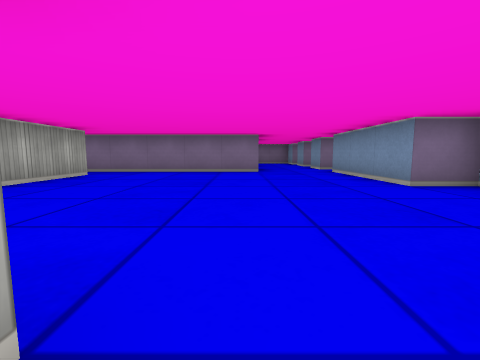
view 1 (above)

22 first-person views from a walk through a cub3D ray-caster map. The camera is about half as high as the walls, tilts 6° down and sees 90° across. The floor is counted in squares. Each view is taken from the middle of a square. On the plan, view 1 faces up. The plan holds only what a view shows up to about 9 squares ahead; the rest is blank.

view 2
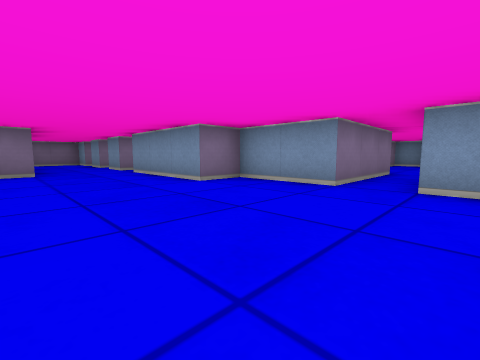

view 3
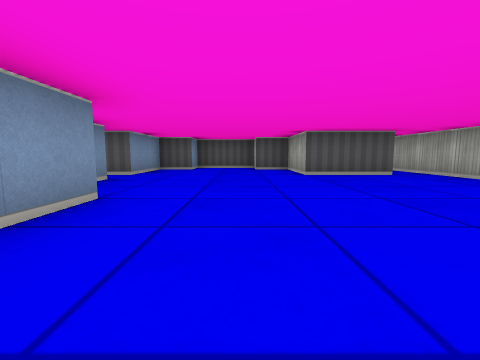

view 4
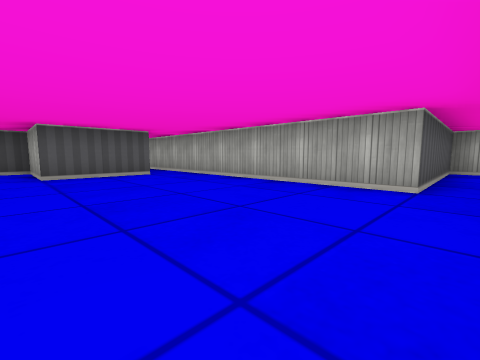

view 5
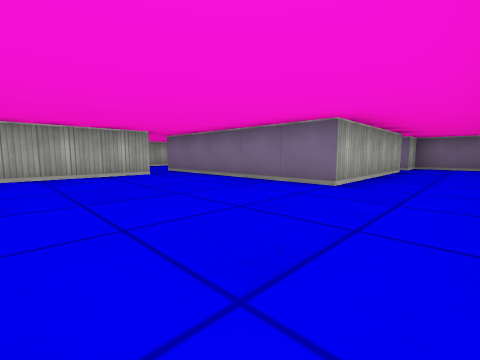

view 6
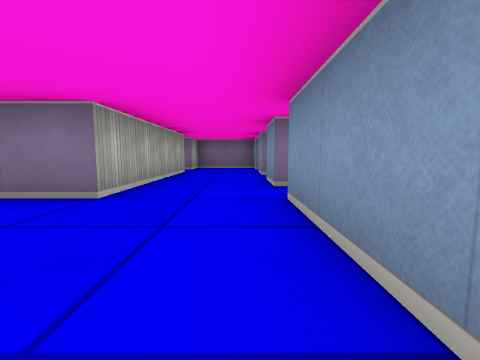

view 7
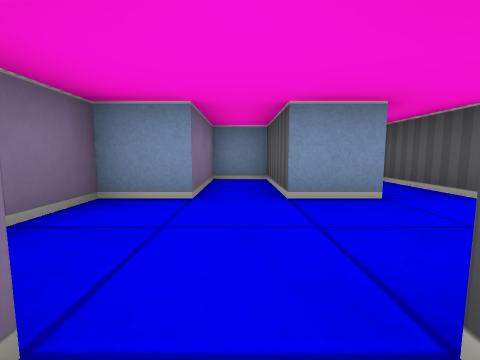

view 8
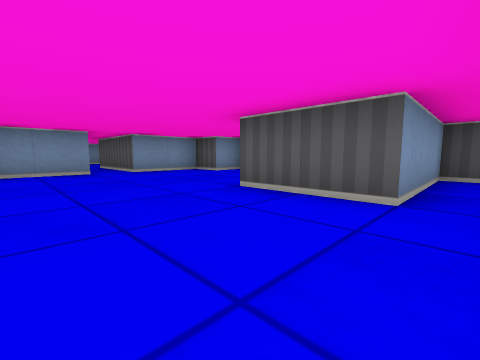

view 9
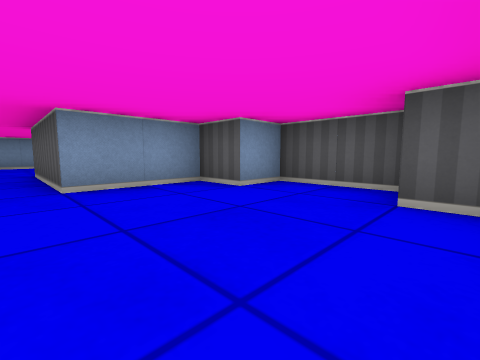

view 10
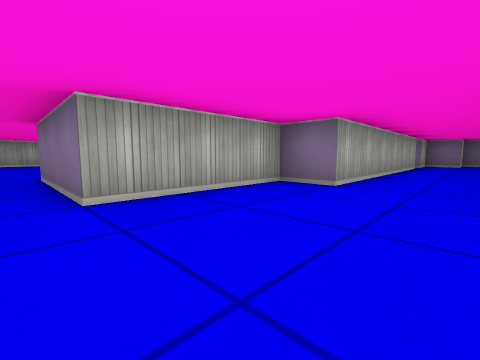

view 11
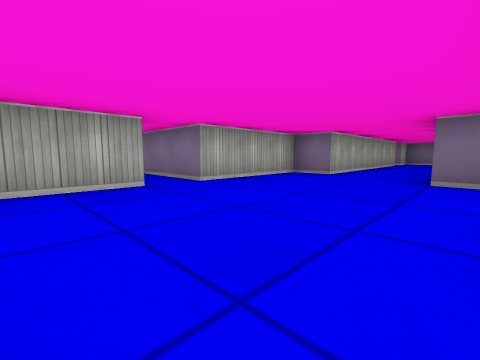

view 12
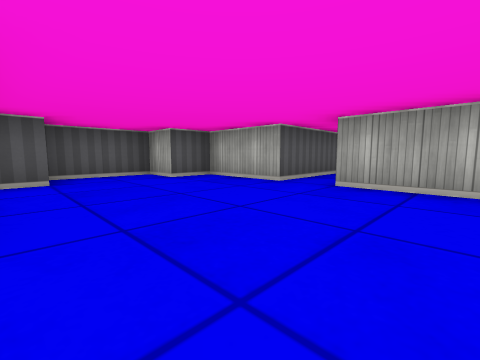

view 13
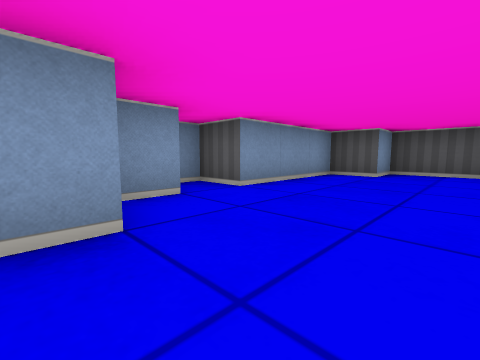

view 14
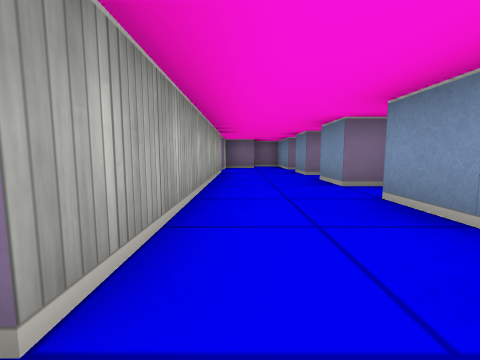

view 15
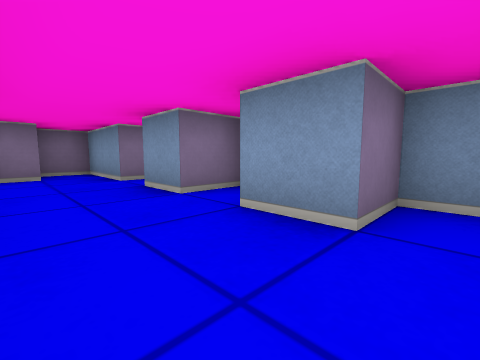

view 16
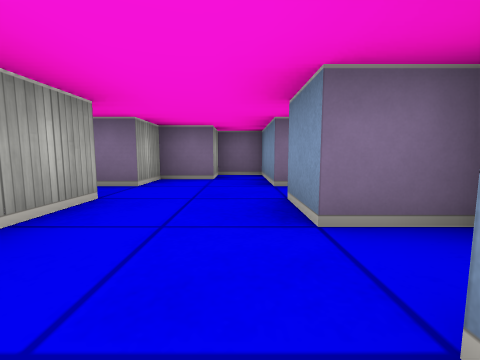

view 17
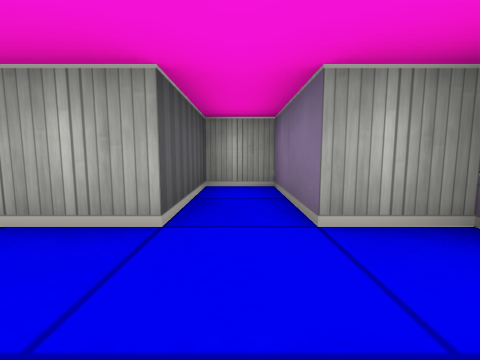

view 18
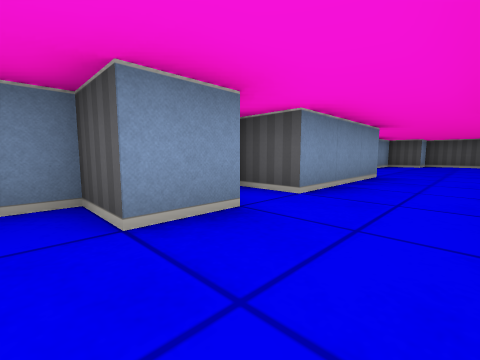

view 19
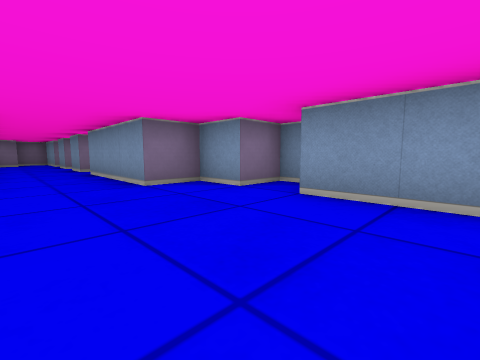

view 20
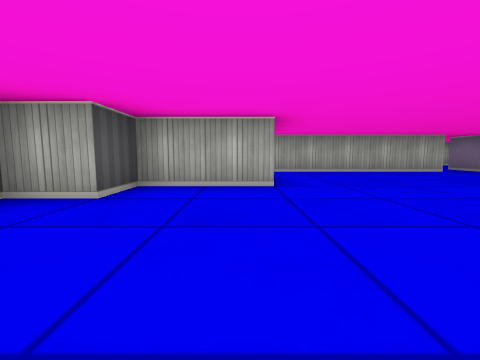

view 21
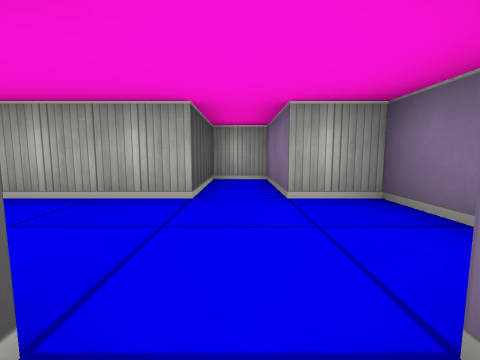

view 22
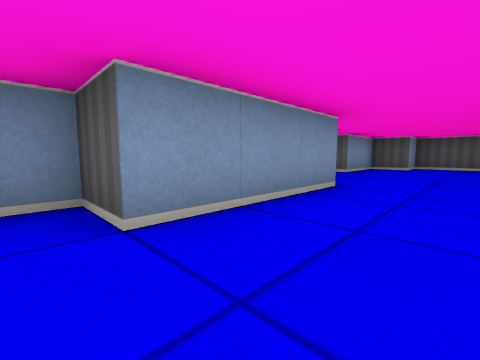

### Floor plan
Ten units are one square. View 1 is at (0, 0); x grows to the right and y downward. Boxes are objects, and circles mark ways between rooms. Rooms are numbered by the first view taken in them; rooms with no view inside come last. Other rooms are left out.
<svg viewBox="-45 -140 165 170">
<path fill="none" stroke="#000" d="M30 -75 25 -75 25 -85 42 -85M-35 -55 -35 18M65 -15 35 -15 35 -35 25 -35 25 -65 35 -65 35 -71M25 -94 25 -105M-31 25 -25 25 -25 -5 -5 -5 -5 15 5 15 5 25 25 25 25 15 35 15 35 -5 65 -5M5 -105 5 -65 -35 -65M25 -105 45 -105 45 -115 25 -115 25 -125 5 -125 5 -115 -15 -115 -15 -105 5 -105M105 -69 105 -75 95 -75 95 -85 105 -85 105 -91M106 -95 95 -95 95 -105M65 -5 65 15 75 15 75 25 95 25 95 15 105 15 105 -15 115 -15 115 -25 105 -25 105 -35 95 -35 95 -65 105 -65M100 -115 95 -115 95 -135 85 -135 85 -125 75 -125 75 -115 55 -115 55 -105 75 -105 75 -45 65 -45 65 -15"/>
<circle cx="15" cy="-100" r="3" fill="#2a7"/>
<circle cx="60" cy="-10" r="3" fill="#2a7"/>
<text x="10" y="-30">1</text>
<text x="10" y="-110">2</text>
<text x="90" y="-50">3</text>
</svg>
Room 1 opens to room 2. Room 1 opens to room 3.

Where each view was taken, in squares from view 1:
view 1: 0 up, 0 right, facing up
view 2: 0 up, 0 right, facing up-right
view 3: 6 up, 1 right, facing down
view 4: 6 up, 0 right, facing down-left
view 5: 3 up, 2 right, facing up-left
view 6: 4 up, 2 right, facing up
view 7: 11 up, 0 right, facing right
view 8: 3 up, 3 left, facing down-right
view 9: 1 up, 0 right, facing down-right
view 10: 1 up, 9 right, facing up-left
view 11: 1 down, 10 right, facing up-left
view 12: 3 up, 10 right, facing down-left
view 13: 4 up, 8 right, facing down-right
view 14: 4 up, 8 right, facing up
view 15: 7 up, 8 right, facing up-right
view 16: 8 up, 9 right, facing up
view 17: 11 up, 9 right, facing left
view 18: 9 up, 8 right, facing down-right
view 19: 0 up, 8 right, facing up-right
view 20: 0 up, 3 right, facing left
view 21: 11 up, 3 right, facing left
view 22: 7 up, 1 right, facing down-right
